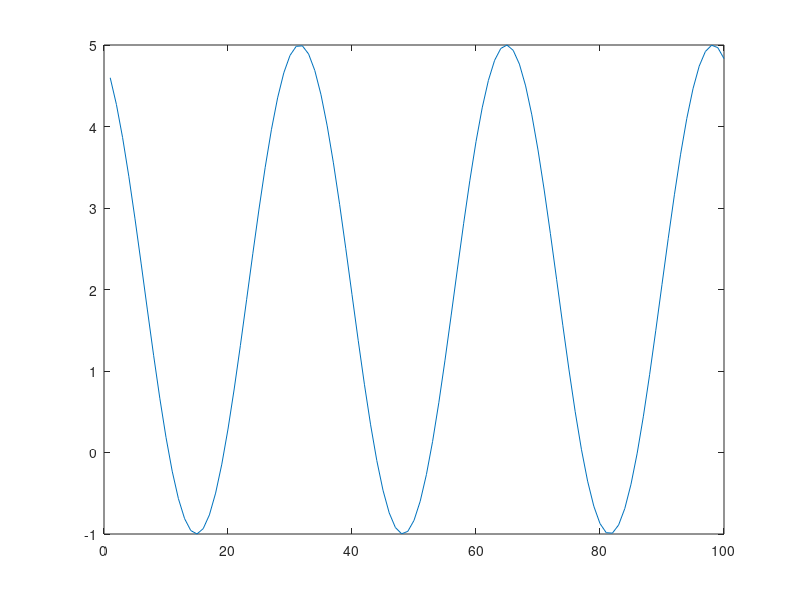
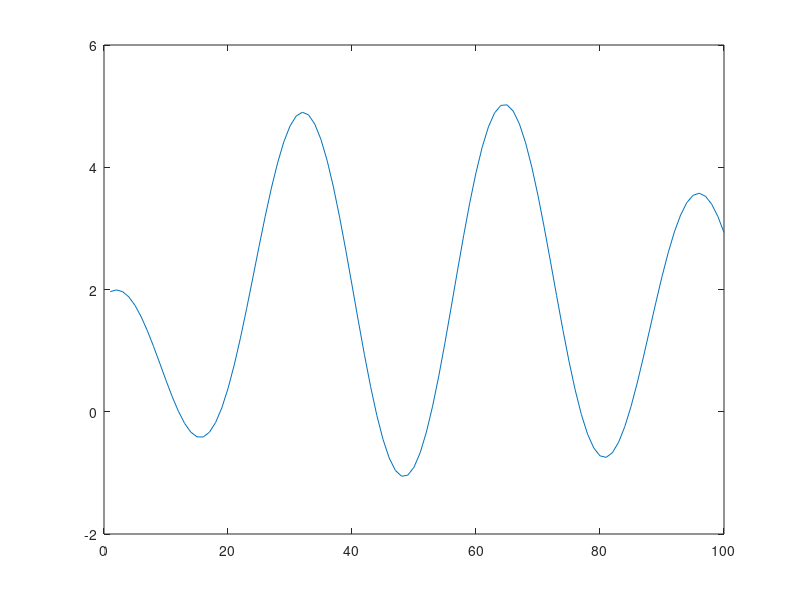

Reproduce these figures in MATLAB, in order.
 y = zeros(100, 1);
for t = 0:99
   y(t + 1) = 2 + 3 * cos(2 * pi * 3 / 100 * t + pi * 30 / 180 );% + 9 * cos(2 * pi * 6 / 100 * t + pi * 30 / 180);
end
figure;
plot(y);

%fft(y)
%f = fft(y);
%it = ifft(f);
%figure;
%plot(it);

fs = 100;
wp = 3 * pi / 50;
ws = 5 * pi / 50;
deltaw = ws  - wp;
N = ceil(6.6 * pi / deltaw) + 1;
wdham = (hamming(N + 1))';
Wn = (3 + 5) / 100;
b = fir1(N, Wn, wdham);
%figure;
%plot(b);
cv = conv(y, b, 'same');
figure;
plot(cv);
%fft(cv)
%[H,w] = freqz(b, 1);
%db = 20 * log10(abs(H));

